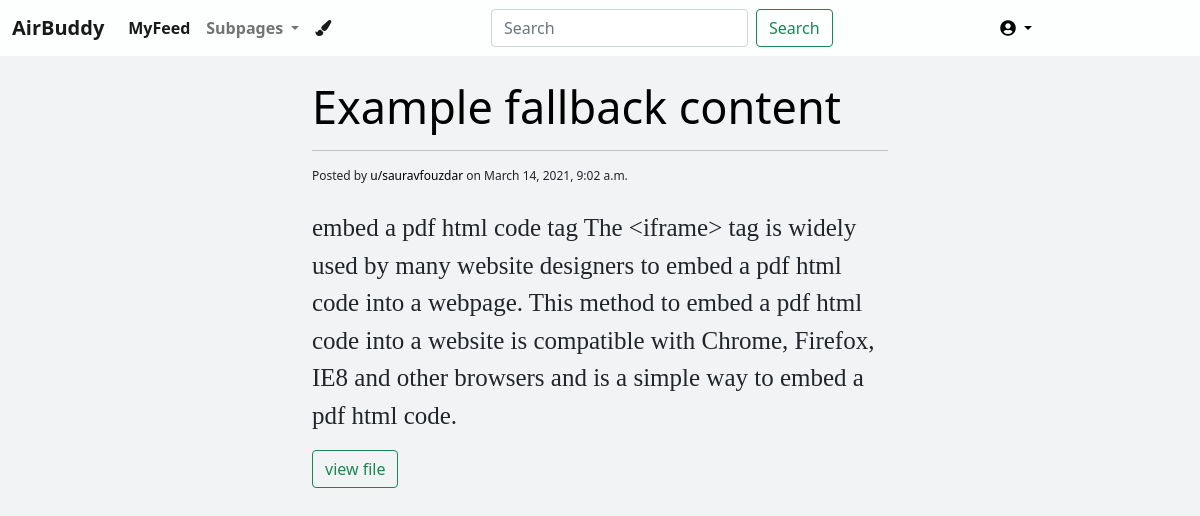
Page /a/examCorner/2 (signed in) on the committed database.
### subpages/models.py (models this page shows, shortened)
class examCorner(models.Model):
    author = models.ForeignKey(
                        settings.AUTH_USER_MODEL,
                        on_delete=models.CASCADE,
                        related_name = 'examCorner_post',
                        )
    title = models.TextField(max_length=100)
    description = models.TextField(max_length=5000)
    post_data = models.FileField(upload_to='ExamCorner', blank=True,null=True)
    created_on = models.DateTimeField(auto_now_add = True)

### subpages/views.py (the view)
# urls.py: url(r'^a/examCorner/(?P<pk>\d+)$', views.examCorner_body, name='examCorner_body'),
@login_required
def examCorner_body(request,pk):
    obj = examCorner.objects.get(pk=pk)
    template_name = 'examCorner_body.html'
    context = {
        'body':obj.description,
        'title':obj.title,
        'date':obj.created_on,
        'author':obj.author,
        'post_data':obj.post_data,
    }
    return render(request, template_name, context)

### core/templates/examCorner_body.html (shortened to what this page needs)
{% extends 'base.html' %}
{% block content %}
<br>
<div class="container-fluid">
    <div class="row">
        <div class="col-md-3"></div>
        <div class="col-md-6">
          <h1 style="color: black;font-size: 45px;">{{title}}</h1>
          <hr class="hr-light">
          <p class="post-meta" style="font-size: 12px;margin: 0%;">Posted by
            <a href="#">u/{{author}}</a>  on {{date}}</p>
          <br>
          <p style="
           font-family:Lucida Console;
           font-size: 25px;">
           {{body}}
        </p>
        <a href="/media/{{post_data}}" target="_blank">  <button type="submit" class="btn btn-outline-success" >view file</button></a>
        </div>
        <div class="col-md-3"></div>
    </div>
</div>
{% endblock %}

### core/static/style.css (style rules this page uses)
body { background-color:#F2F3F4; }
p a { text-decoration: none; color: black; }

### rows in the picture
examCorner: title "Example fallback content", created_on "March 14, 2021, 9:02 a.m.", description "embed a pdf html code tag The <iframe> tag is widely used by many website designers to embed a pdf html code into a webpage. This method to embed a pdf html code into a website is compatible with Chrome, Firefox, IE8 and other browsers and is a simple way to embed a pdf html code."

### other values in the picture
{{ author }} "sauravfouzdar"
